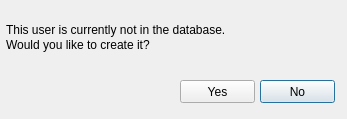
<?xml version="1.0" encoding="UTF-8"?>
<ui version="4.0">
 <class>Dialog</class>
 <widget class="QDialog" name="Dialog">
  <property name="geometry">
   <rect>
    <x>0</x>
    <y>0</y>
    <width>347</width>
    <height>119</height>
   </rect>
  </property>
  <property name="windowTitle">
   <string>BOE</string>
  </property>
  <property name="windowIcon">
   <iconset>
    <normaloff>assets/B.o.E..png</normaloff>assets/B.o.E..png</iconset>
  </property>
  <widget class="QLabel" name="label">
   <property name="geometry">
    <rect>
     <x>6</x>
     <y>14</y>
     <width>311</width>
     <height>31</height>
    </rect>
   </property>
   <property name="text">
    <string>This user is currently not in the database.</string>
   </property>
  </widget>
  <widget class="QLabel" name="label_2">
   <property name="geometry">
    <rect>
     <x>6</x>
     <y>24</y>
     <width>261</width>
     <height>41</height>
    </rect>
   </property>
   <property name="text">
    <string>Would you like to create it?</string>
   </property>
  </widget>
  <widget class="QPushButton" name="no">
   <property name="geometry">
    <rect>
     <x>260</x>
     <y>80</y>
     <width>75</width>
     <height>23</height>
    </rect>
   </property>
   <property name="text">
    <string>No</string>
   </property>
  </widget>
  <widget class="QPushButton" name="yes">
   <property name="geometry">
    <rect>
     <x>180</x>
     <y>80</y>
     <width>75</width>
     <height>23</height>
    </rect>
   </property>
   <property name="text">
    <string>Yes</string>
   </property>
  </widget>
 </widget>
 <resources/>
 <connections/>
</ui>
